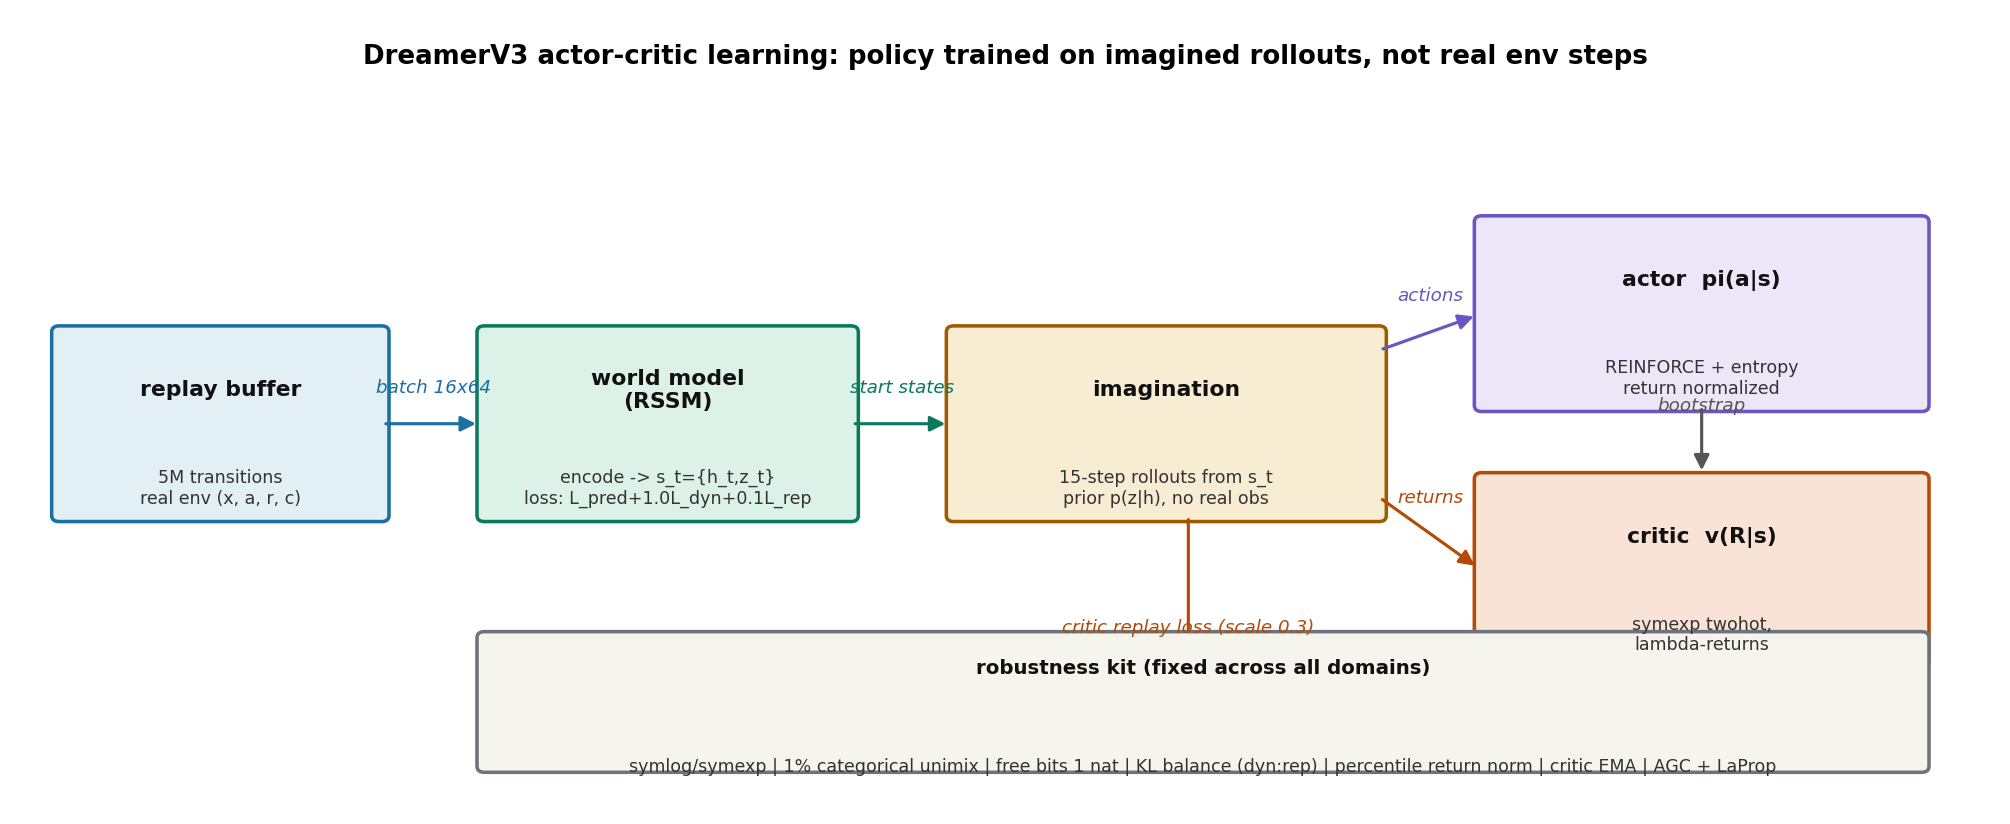

Write Python code to recreate this figure.
# DreamerV3 imagination training for actor-critic (Fig. 3b of the paper, redrawn).
# Shows: replay -> world model -> imagined trajectories -> actor/critic updates.
import matplotlib
matplotlib.use("Agg")
import matplotlib.pyplot as plt
from matplotlib.patches import FancyBboxPatch, FancyArrowPatch

plt.rcParams["font.family"] = "DejaVu Sans"
plt.rcParams["axes.unicode_minus"] = False

fig, ax = plt.subplots(figsize=(13.5, 5.6))
ax.set_xlim(0, 13.5); ax.set_ylim(0, 6.5); ax.axis("off")

def box(x, y, w, h, text, sub="", fc="#e2eff5", ec="#1a6fa3", fs=10.5):
    p = FancyBboxPatch((x, y), w, h, boxstyle="round,pad=0.05", fc=fc, ec=ec, lw=1.7)
    ax.add_patch(p)
    cx, cy = x + w/2, y + h/2
    ax.text(cx, cy + (0.28 if sub else 0), text, ha="center", va="center",
            fontsize=fs, weight="bold", color="#111")
    if sub:
        ax.text(cx, cy - 0.52, sub, ha="center", va="center", fontsize=8.4, color="#333")

def arr(a, b, label="", c="#555", dy=0.26, fs=8.8):
    ax.add_patch(FancyArrowPatch(a, b, arrowstyle="-|>", mutation_scale=15, lw=1.5,
                                 color=c, shrinkA=2, shrinkB=4))
    if label:
        ax.text((a[0]+b[0])/2, (a[1]+b[1])/2 + dy, label, ha="center", fontsize=fs,
                color=c, style="italic")

ax.text(6.75, 6.1, "DreamerV3 actor-critic learning: policy trained on imagined rollouts, not real env steps",
        ha="center", fontsize=12.5, weight="bold")

box(0.3, 2.4, 2.2, 1.5, "replay buffer", "5M transitions\nreal env (x, a, r, c)", fc="#e2eff5", ec="#1a6fa3")
box(3.2, 2.4, 2.5, 1.5, "world model\n(RSSM)", "encode -> s_t={h_t,z_t}\nloss: L_pred+1.0L_dyn+0.1L_rep", fc="#dcf2e8", ec="#0b7a5c")
box(6.4, 2.4, 2.9, 1.5, "imagination", "15-step rollouts from s_t\nprior p(z|h), no real obs", fc="#f8ecd2", ec="#9e5c00")
box(10.0, 3.3, 3.0, 1.5, "actor  pi(a|s)", "REINFORCE + entropy\nreturn normalized", fc="#ebe7f8", ec="#6a55c2")
box(10.0, 1.2, 3.0, 1.5, "critic  v(R|s)", "symexp twohot,\nlambda-returns", fc="#f9e3d6", ec="#b34a06")

arr((2.5, 3.15), (3.2, 3.15), "batch 16x64", c="#1a6fa3")
arr((5.7, 3.15), (6.4, 3.15), "start states", c="#0b7a5c")
arr((9.3, 3.75), (10.0, 4.05), "actions", c="#6a55c2")
arr((9.3, 2.55), (10.0, 1.95), "returns", c="#b34a06")
arr((11.5, 3.3), (11.5, 2.7), "bootstrap", c="#555")
arr((8.0, 2.4), (8.0, 0.7), "critic replay loss (scale 0.3)", c="#b34a06", dy=-0.1)

box(3.2, 0.35, 9.8, 1.05, "robustness kit (fixed across all domains)",
    "symlog/symexp | 1% categorical unimix | free bits 1 nat | KL balance (dyn:rep) | percentile return norm | critic EMA | AGC + LaProp",
    fc="#f5f4ed", ec="#6e737b", fs=9.5)

fig.tight_layout()
fig.savefig("/home/hatch/workspace/your_files/agentic-driving-idea-report/xray/112-wm-dreamerv3/fig-imagination.png", dpi=150, bbox_inches="tight")
print("ok")
